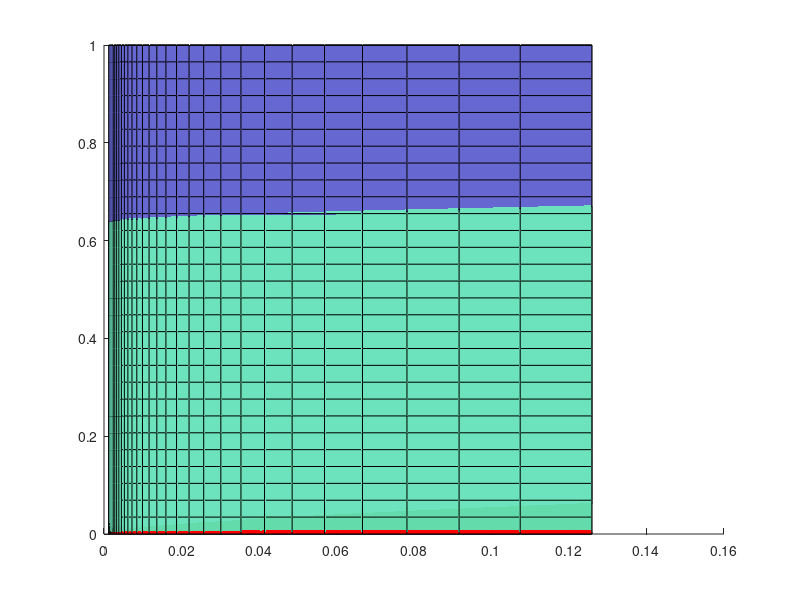

Recreate this plot in MATLAB. (Note: this script raises an error after producing the figure.)
clear all;
close all;


data_py = load('data-py-sig10');
data_as = load('data-as-sig10');

tmsv = zeros(30, 30);
sb = zeros(30, 30);
for i = 1:30
    for j = 1:30
        tmsv(i,j) = data_py.data(1,i,j);
        sb(i,j) = data_py.data(2,i,j);
    end
end


as = data_as.results;


ts = linspace(0.0001, 1, 30);
% es = logspace(-2.2, -0.9, 30);
es = logspace(-2.9, -0.9, 30);


figure;
hold on

sb(end,:) = tmsv(end,:);

% scatter3(es, ts, sb);
s1 = surf(es, ts, tmsv, 'FaceAlpha',0.9, 'FaceColor', 'k');
s2 = surf(es, ts, sb, 'FaceAlpha',0.9, 'FaceColor', [112, 112, 230]/256 );
s3 = surf(es, ts, as, 'FaceAlpha',0.9, 'FaceColor', [109, 242, 187]/256);

ts_class = ts(1:1:6);
class = ones(6, 30) * .5;
s4 = surf(es, ts_class, class, 'FaceColor', 'r')

s1.EdgeColor = 'none';
s2.EdgeColor = 'none';
s3.EdgeColor = 'none';
s4.EdgeColor = 'none';


set(gca, 'XScale', 'log');

ylabel('$T$', 'Interpreter', 'latex');
xlabel('$\epsilon$', 'Interpreter', 'latex');
zlabel('$\bar{\mathcal{F}}$', 'Interpreter', 'latex');



% saveas(gcf, '2d2')
print('2d2','-dpdf','-r600', gcf)

% 
% 
% 
% mask = as > sb;
% 
% top = sb;
% top(mask) = as(mask);
% 
% color_mask = zeros(30, 30);
% color_mask(mask) = 1;
% color_mask(~mask) =  0;
% color_mask(as < 0.5) = -1;
% 
% figure 
% contourf(es, ts, top);
% 
% 
% 
% figure; hAxes = gca;
% 
% hold on
% set(gca,'FontSize',10)
% 
% [C,h] = contour(es, ts, top, 'LevelList', [0.6, 0.65, 0.7, 0.75, 0.8, 0.85], 'EdgeColor', 'k');   
% clabel(C,h)
% contP = get(h,'Parent');
% 
% set(findobj(gca,'Type','patch','UserData',2),'EdgeColor',[0 0 0])
% 
% X = contP.XLim;
% Y = contP.YLim;
% 
% ax1.Visible = 'off';
% colormap('hot')
% 
% mnew = imresize(color_mask,30,'bilinear');
% 
% 
% img = imagesc(color_mask,'XData',X,'YData',Y);
% 
% 
% colormap( hAxes , [1 0 0; 0 0 1 ;0 1 0] );
% img.AlphaData = 0.2;
% 
% 
% [C,h] = contour(ts, es, top);   
% clabel(C,h,'FontSize', 10);
% 
% 
% set(gca, 'XScale', 'log');
% xlim([es(1), es(end)]);
% 
% ylabel('$T$', 'Interpreter', 'latex');
% xlabel('$\epsilon$', 'Interpreter', 'latex');
% 
% 
% 
% text markers 
% txt_sat1 = ('s1');
% txt_sat2 = ('s2');
% txt_sat3 = ('s3');
% txt_sat4 = ('s4');
% 
% txt_fib11 = ('f11');
% txt_fib12 = ('f12');
% txt_fib13 = ('f13');
% txt_fib14 = ('f14');
% 
% txt_fib21 = ('f21');
% txt_fib22 = ('f22');
% txt_fib23 = ('f23');
% txt_fib24 = ('f24');
% 
% text(0.0015, .158, txt_fib11);
% text(0.0015, .0631, txt_fib12);
% text(0.0086, .158, txt_fib13);
% text(0.0086, .0631, txt_fib14);
% 
% text(0.01, .0251, txt_fib21);
% text(0.01, .004, txt_fib22);
% text(0.028, .0251, txt_fib23);
% text(0.028, .004, txt_fib24);
% 
% text(0.0135, .063, txt_sat1);
% text(0.0135, .01, txt_sat2);
% text(0.0144, .063, txt_sat3);
% text(0.0144, .01, txt_sat4);
